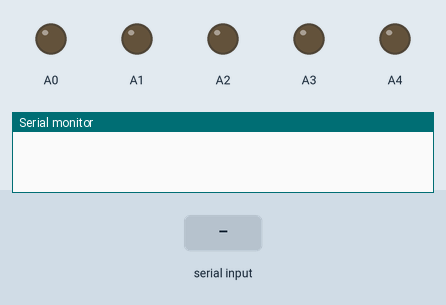
Simulated run of this sketch. Board: Arduino Uno, built with avr-gcc and run on an emulated ATmega328P. Shown: output pins drawn as LEDs (lit = HIGH), the last lines printed to the serial monitor. The test bench sets the inputs (shaded band).

Above: at 1.2 s.
1.3 s: "m" received over Serial
At 2.0 s:
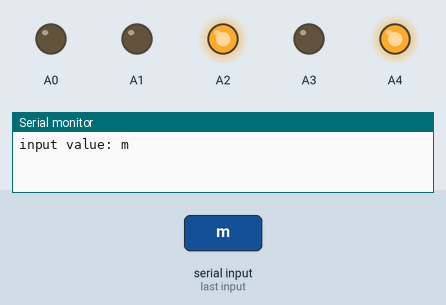
5.8 s: "on" received over Serial
At 8.1 s:
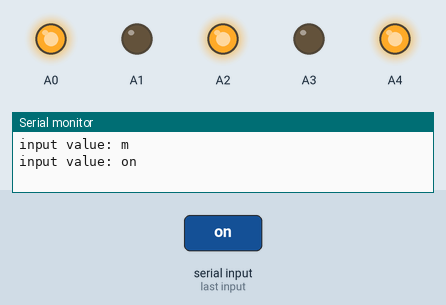
11.8 s: "1" received over Serial
At 14.1 s:
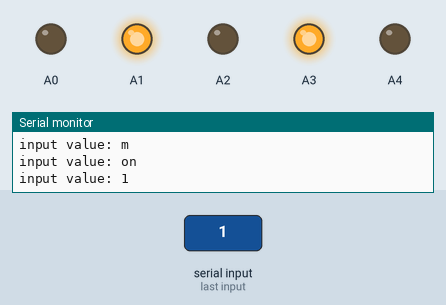
Timing chart, 0 to 15.6 s (numbered marks = the images above; inputs shaded):
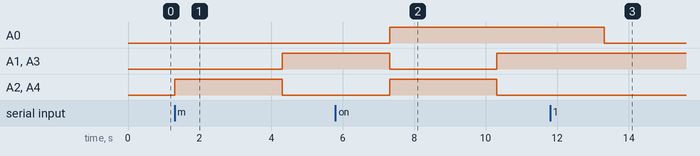

Measured:
- after the input at 1.3 s, A1, A3: LOW → HIGH after 3.0 s; A2, A4: LOW → HIGH at once, → LOW 3.0 s later
- after the input at 5.8 s, A0: LOW → HIGH after 1.5 s; A1, A3: HIGH → LOW after 1.5 s, → HIGH 3.0 s later; A2, A4: LOW → HIGH after 1.5 s, → LOW 3.0 s later
- after the input at 11.8 s, A0: HIGH → LOW after 1.5 s

The sketch:

Bluno_LED.ino
```cpp
String myString=""; //받는 문자열

void setup() {
  Serial.begin(115200);  //initial the Serial
  pinMode(A0, OUTPUT);
  pinMode(A1, OUTPUT);              // 5번핀을 출력모드로 설정합니다.
  pinMode(A2, OUTPUT);              // 6번핀을 출력모드로 설정합니다.
  pinMode(A3, OUTPUT);             // 10번핀을 출력모드로 설정합니다.
  pinMode(A4, OUTPUT);           // 11번핀을 출력모드로 설정합니다.
}

void loop() {
  while(Serial.available())
  {
    char myChar = (char)Serial.read();  //mySerial int형식의 값을 char형식으로 변환
    myString+=myChar;   //수신되는 문자열을 myString에 모두 붙임 (1바이트씩 전송되는 것을 모두 붙임)
    delay(5);           //수신 문자열 끊김 방지
  }
    //Serial.write(Serial.read());//send what has been received
    //Serial.println();   //print line feed character

  if(!myString.equals(""))  //myString 값이 있다면
  {
      Serial.println("input value: "+myString); //시리얼모니터에 myString값 출력
//Motor Control -----------------------------
   if(myString=="m")  //myString 값이 'on' 이라면
   {
    analogWrite(A1, 0);                   // 5번핀에 0(약 3V)의 신호를 출력합니다.
    analogWrite(A2, 150);              // 6번핀에 150(0V)의 신호를 출력합니다.
    analogWrite(A3, 0);                  // 9번핀에 0(약 3V)의 신호를 출력합니다.
    analogWrite(A4, 150);           // 10번핀에 150(0V)의 신호를 출력합니다.
    delay(3000);                           // 3초간 대기
    analogWrite(A1, 150);             // 5번핀에 150(약 3V)의 신호를 출력합니다.
    analogWrite(A2, 0);                 // 6번핀에 0(0V)의 신호를 출력합니다.
    analogWrite(A3, 150);            // 9번핀에 150(약 3V)의 신호를 출력합니다.
    analogWrite(A4, 0);              // 10번핀에 0(0V)의 신호를 출력합니다.
    delay(3000);                         // 3초간 대기
   }

 //LED Control--------------------------------------------
      if(myString=="on")  //myString 값이 'on' 이라면
      {
        analogWrite(A0, 255); //LED ON

       analogWrite(A1, 0);                   // 5번핀에 0(약 3V)의 신호를 출력합니다.
    analogWrite(A2, 150);              // 6번핀에 150(0V)의 신호를 출력합니다.
    analogWrite(A3, 0);                  // 9번핀에 0(약 3V)의 신호를 출력합니다.
    analogWrite(A4, 150);           // 10번핀에 150(0V)의 신호를 출력합니다.
    delay(3000);                           // 3초간 대기
    analogWrite(A1, 150);             // 5번핀에 150(약 3V)의 신호를 출력합니다.
    analogWrite(A2, 0);                 // 6번핀에 0(0V)의 신호를 출력합니다.
    analogWrite(A3, 150);            // 9번핀에 150(약 3V)의 신호를 출력합니다.
    analogWrite(A4, 0);              // 10번핀에 0(0V)의 신호를 출력합니다.
    delay(3000);                         // 3초간 대기
      } else {
        analogWrite(A0, 0);  //LED OFF
      }
    myString="";  //myString 변수값 초기화   //입력된 문자열 없애고 초기화하여 문자열 입력대기
  }
}
```
